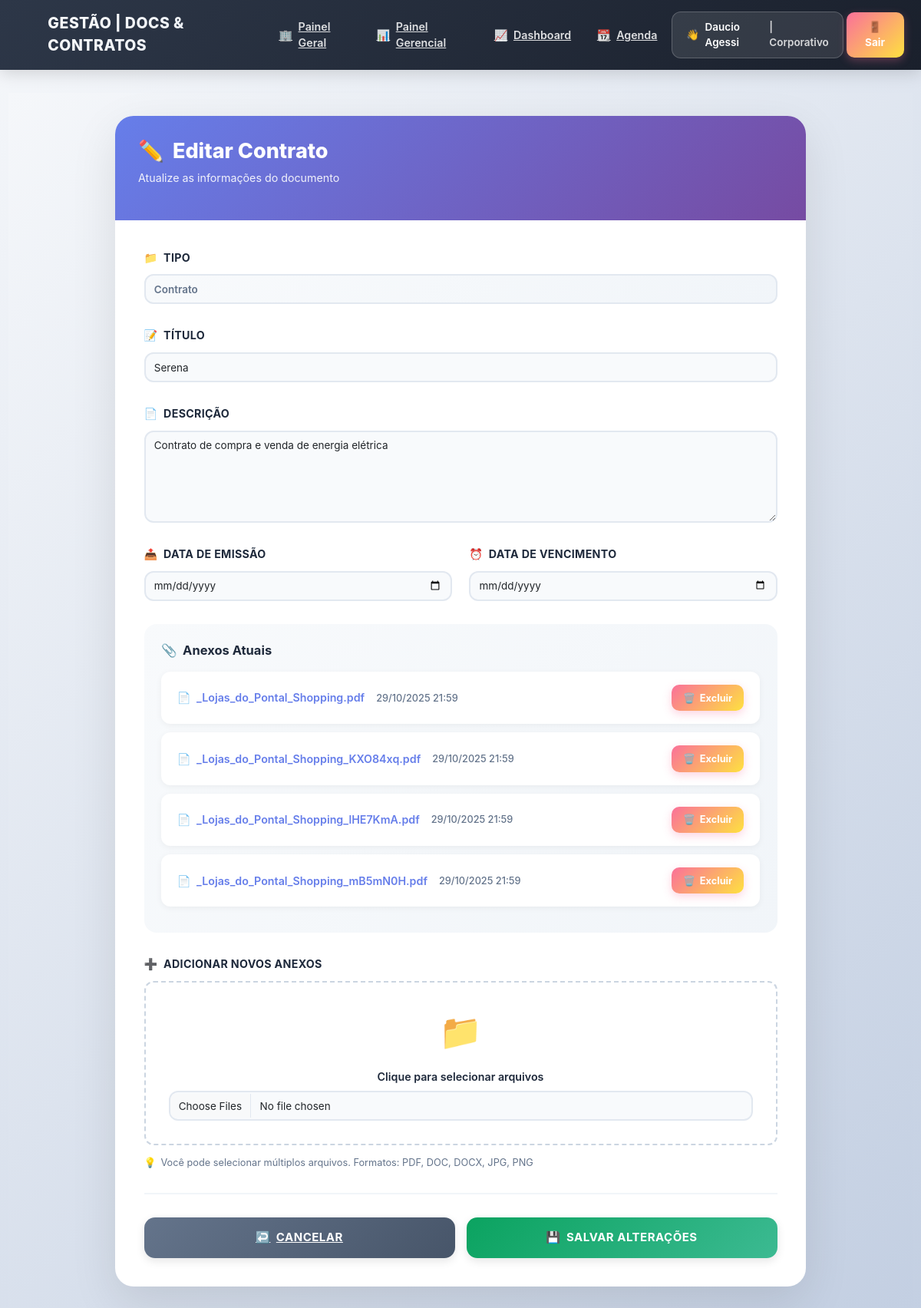
/documento/editar/contrato/7/ (signed in), run on the app's committed database.
### usuarios/models.py (models this page shows)
class Usuario(AbstractUser):
    shopping = models.ForeignKey(
        'documentos.Shopping',
        on_delete=models.SET_NULL,
        null=True,
        blank=True,
        related_name='usuarios'
    )

### documentos/models.py (models this page shows, shortened)
class RegistroDocumento(models.Model):
    TIPO_CHOICES = (
        ('documento', 'Documento'),
        ('contrato', 'Contrato'),
    )
    shopping = models.ForeignKey(Shopping, on_delete=models.CASCADE)
    titulo = models.CharField(max_length=100)
    tipo = models.CharField(max_length=20, choices=TIPO_CHOICES)
    descricao = models.TextField(blank=True, null=True)
    data_emissao = models.DateField()
    data_vencimento = models.DateField()
    enviado_por = models.ForeignKey(settings.AUTH_USER_MODEL, on_delete=models.SET_NULL, null=True)
    data_envio = models.DateTimeField(auto_now_add=True)
    status_aprovacao = models.CharField(max_length=20, default='pendente')
    aprovado_por = models.ForeignKey(settings.AUTH_USER_MODEL, on_delete=models.SET_NULL, null=True, related_name='aprovador', blank=True)
    data_aprovacao = models.DateTimeField(blank=True, null=True)
    motivo_reprovacao = models.TextField(blank=True, null=True)

class AnexoDocumento(models.Model):
    documento = models.ForeignKey(RegistroDocumento, on_delete=models.CASCADE, related_name='anexos')
    arquivo = models.FileField(upload_to='uploads/anexos/')
    data_upload = models.DateTimeField(auto_now_add=True)

### documentos/views.py (the view)
# urls.py: path('documento/editar/<str:tipo>/<int:doc_id>/', views.editar_documento, name='editar_documento'),
@login_required
def editar_documento(request, tipo, doc_id):
    doc = get_object_or_404(RegistroDocumento, id=doc_id)
    next_url = request.POST.get('next') if request.method == 'POST' else request.GET.get('next') or request.META.get('HTTP_REFERER')
    pode_editar = False
    user = request.user
    if user.is_superuser or user.groups.filter(name='Corporativo').exists():
        pode_editar = True
    elif user.groups.filter(name='Gestor').exists() and hasattr(user, 'perfil') and getattr(user.perfil, 'shopping', None) and doc.shopping_id == user.perfil.shopping_id:
        pode_editar = True
    elif doc.enviado_por_id == user.id:
        pode_editar = True
    if not pode_editar:
        messages.error(request, 'Você não tem permissão para editar este documento.')
        if next_url and url_has_allowed_host_and_scheme(next_url, allowed_hosts={request.get_host()}, require_https=request.is_secure()):
            return redirect(next_url)
        return redirect('detalhar_documento', tipo=doc.tipo, doc_id=doc.id)
    if request.method == 'POST':
        form = DocumentoForm(request.POST, instance=doc)
        novos_anexos = request.FILES.getlist('anexos')
        if form.is_valid():
            form.save()
            if novos_anexos:
                for arquivo in novos_anexos:
                    AnexoDocumento.objects.create(documento=doc, arquivo=arquivo)
                messages.success(request, f'✅ Documento atualizado com sucesso! {len(novos_anexos)} novo(s) anexo(s) adicionado(s).')
            else:
                messages.success(request, '✅ Documento atualizado com sucesso!')
            if next_url and url_has_allowed_host_and_scheme(next_url, allowed_hosts={request.get_host()}, require_https=request.is_secure()):
                return redirect(next_url)
            return redirect('detalhar_documento', tipo=doc.tipo, doc_id=doc.id)
    else:
        form = DocumentoForm(instance=doc)
    return render(request, 'documentos/editar_documento.html', {
        'form': form,
        'doc': doc,
        'hoje': date.today(),
        'hoje_plus_60': date.today() + timedelta(days=60),
        'tipo_objeto': tipo,  # necessário para o template
    })

### documentos/templates/documentos/editar_documento.html (shortened to what this page needs)
{% extends 'base.html' %}
{% load form_extras %}
{% block content %}
<div class="edit-wrapper">
  <div class="edit-container">
    <div class="edit-card">
      <div class="card-header-modern">
        <h1 class="header-title">
          <span>✏️</span>
          <span>Editar {{ tipo_objeto|title }}</span>
        </h1>
        <p class="header-subtitle">Atualize as informações do documento</p>
      </div>
      <div class="card-body-modern">
        <form method="post" enctype="multipart/form-data">
          <div class="form-group-modern">
            <label class="form-label-modern">
              <span>📁</span>
              <span>Tipo</span>
            </label>
            <input type="text" class="form-control form-control-modern" value="{{ tipo_objeto|title }}" disabled>
          </div>
          <div class="form-group-modern">
            <label class="form-label-modern">
              <span>📝</span>
              <span>Título</span>
            </label>
            {{ form.titulo|add_class:"form-control form-control-modern" }}
          </div>
          <div class="form-group-modern">
            <label class="form-label-modern">
              <span>📄</span>
              <span>Descrição</span>
            </label>
            {{ form.descricao|add_class:"form-control form-control-modern" }}
          </div>
          <div class="row">
            <div class="col-md-6">
              <div class="form-group-modern">
                <label class="form-label-modern">
                  <span>📤</span>
                  <span>Data de Emissão</span>
                </label>
                {{ form.data_emissao|add_class:"form-control form-control-modern" }}
              </div>
            </div>
            <div class="col-md-6">
              <div class="form-group-modern">
                <label class="form-label-modern">
                  <span>⏰</span>
                  <span>Data de Vencimento</span>
                </label>
                {{ form.data_vencimento|add_class:"form-control form-control-modern" }}
              </div>
            </div>
          </div>
          <div class="attachments-section">
            <div class="section-header">
              <span>📎</span>
              <span>Anexos Atuais</span>
            </div>
            {% if doc.anexos.all %}
              <div id="anexos-atuais">
                {% for anexo in doc.anexos.all %}
                  <div class="attachment-item" id="anexo-{{ anexo.id }}">
                    <div class="attachment-info">
                      <a href="{{ anexo.arquivo.url }}" target="_blank" class="attachment-link">
                        <span>📄</span>
                        <span>{{ anexo.arquivo.name|basename }}</span>
                      </a>
                      <span class="attachment-date">{{ anexo.data_upload|date:"d/m/Y H:i" }}</span>
                    </div>
                    <button type="button" class="btn-delete-attachment btn-excluir-anexo"
                            data-anexo-id="{{ anexo.id }}"
                            data-anexo-name="{{ anexo.arquivo.name|escapejs }}">
                      <span>🗑️</span>
                      <span>Excluir</span>
                    </button>
                  </div>
                {% endfor %}
              </div>
            {% else %}
              <div class="no-attachments" id="anexos-atuais">
                <p>📭 Nenhum anexo encontrado</p>
              </div>
            {% endif %}
          </div>
          <div class="form-group-modern">
            <label class="form-label-modern">
              <span>➕</span>
              <span>Adicionar Novos Anexos</span>
            </label>
            <div class="file-input-wrapper">
              <div class="file-input-custom">
                <div class="file-input-icon">📁</div>
                <div class="file-input-text">Clique para selecionar arquivos</div>
                <input type="file" name="anexos" class="form-control form-control-modern" multiple
                       accept=".pdf,.doc,.docx,.jpg,.jpeg,.png">
              </div>
            </div>
            <div class="form-text-modern">
              <span>💡</span>
              <span>Você pode selecionar múltiplos arquivos. Formatos: PDF, DOC, DOCX, JPG, PNG</span>
            </div>
          </div>
          <div class="action-buttons">
            {% if request.GET.next or request.META.HTTP_REFERER %}
              <a href="{{ request.GET.next|default:request.META.HTTP_REFERER }}" class="btn-modern btn-cancel">
                <span>↩️</span>
                <span>Cancelar</span>
              </a>
            {% else %}
              <a href="{% url 'detalhar_documento' tipo=tipo_objeto doc_id=doc.id %}" class="btn-modern btn-cancel">
                <span>↩️</span>
                <span>Cancelar</span>
              </a>
            {% endif %}
            <button type="submit" class="btn-modern btn-save">
              <span>💾</span>
              <span>Salvar Alterações</span>
            </button>
          </div>
        </form>
      </div>
    </div>
  </div>
</div>
{% endblock %}

### documentos/templates/base.html (shortened to what this page needs)
<!DOCTYPE html>
<html lang="pt-br">
<head>
  <link href="https://cdn.jsdelivr.net/npm/bootstrap@5.3.2/dist/css/bootstrap.min.css" rel="stylesheet">
  <link rel="stylesheet" href="https://cdn.jsdelivr.net/npm/bootstrap-icons@1.10.5/font/bootstrap-icons.css">
  {% load static %}
  <link rel="stylesheet" href="{% static 'css/base.css' %}">
</head>
<body>
  <nav class="navbar navbar-expand-lg navbar-modern">
    <div class="container-fluid px-3 px-md-4">
      <a class="navbar-brand-modern" href="{% url 'painel_redirect' %}">
        <span class="navbar-brand-icon">📋</span>
        <span>GESTÃO | DOCS & CONTRATOS</span>
      </a>
      {% if request.user.is_authenticated and request.path != '/accounts/login/' %}
      <div class="collapse navbar-collapse justify-content-end" id="navbarContent">
        <ul class="navbar-nav align-items-lg-center gap-1">
          {% with grupos=request.user.groups.all %}
            {% for g in grupos %}
                {% if g.name == "Gestor" %}
                <li class="nav-item">
                  <a class="nav-link-modern" href="{% url 'pendencias_gestor' %}">
                    <span>📋</span>
                    <span>Pendências</span>
                  </a>
                </li>
                <li class="nav-item">
                  <a class="nav-link-modern" href="{% url 'painel_documentos_gerencial' %}">
                    <span>📊</span>
                    <span>Painel Gerencial</span>
                  </a>
                </li>
                <li class="nav-item">
                  <a class="nav-link-modern" href="{% url 'dashboard_contratos' %}">
                    <span>📈</span>
                    <span>Dashboard</span>
                  </a>
                </li>
                <li class="nav-item">
                  <a class="nav-link-modern" href="{% url 'agenda_vencimentos' %}">
                    <span>📆</span>
                    <span>Agenda</span>
                  </a>
                </li>
                <li class="nav-item">
                  <a class="nav-link-modern" href="{% url 'detalhes_shopping' shopping_id=request.user.perfil.shopping.id %}">
                    <span>📄</span>
                    <span>Documentos</span>
                  </a>
                </li>
              {% elif g.name == "Corporativo" %}
                <li class="nav-item">
                  <a class="nav-link-modern" href="{% url 'painel_geral' %}">
                    <span>🏢</span>
                    <span>Painel Geral</span>
                  </a>
                </li>
                <li class="nav-item">
                  <a class="nav-link-modern" href="{% url 'painel_documentos_gerencial' %}">
                    <span>📊</span>
                    <span>Painel Gerencial</span>
                  </a>
                </li>
                <li class="nav-item">
                  <a class="nav-link-modern" href="{% url 'dashboard_contratos' %}">
                    <span>📈</span>
                    <span>Dashboard</span>
                  </a>
                </li>
                <li class="nav-item">
                  <a class="nav-link-modern" href="{% url 'agenda_vencimentos' %}">
                    <span>📆</span>
                    <span>Agenda</span>
                  </a>
                </li>
              {% endif %}
            {% endfor %}
          {% endwith %}
          <li class="nav-item">
            <div class="user-greeting-modern">
              <span>👋</span>
              <span>{{ request.user.get_full_name|default:request.user.username }}</span>
              {% if request.user.groups.first.name == "Usuario" and request.user.shopping %}
                <span style="opacity: 0.8;">| {{ request.user.shopping.nome }}</span>
              {% elif request.user.groups.first.name == "Gestor" and request.user.perfil and request.user.perfil.shopping %}
                <span style="opacity: 0.8;">| {{ request.user.perfil.shopping.nome }}</span>
              {% elif request.user.groups.first.name == "Corporativo" %}
                <span style="opacity: 0.8;">| Corporativo</span>
              {% endif %}
            </div>
          </li>
          <li class="nav-item">
            <form method="post" action="{% url 'logout' %}" class="d-inline">
              <button type="submit" class="btn btn-logout-modern">
                <span>🚪</span>
                <span>Sair</span>
              </button>
            </form>
          </li>
        </ul>
      </div>
      {% endif %}
    </div>
  </nav>
  <main class="container">
    {% block content %}{% endblock %}
  </main>
</body>
</html>

### data on the page
Usuario: user.get_full_name "Daucio Agessi"
RegistroDocumento: tipo "Contrato", titulo "Serena", descricao "Contrato de compra e venda de energia elétrica"
AnexoDocumento: arquivo.name|basename "_Lojas_do_Pontal_Shopping.pdf", data_upload "29/10/2025 21:59"
AnexoDocumento: arquivo.name|basename "_Lojas_do_Pontal_Shopping_KXO84xq.pdf", data_upload "29/10/2025 21:59"
AnexoDocumento: arquivo.name|basename "_Lojas_do_Pontal_Shopping_lHE7KmA.pdf", data_upload "29/10/2025 21:59"
AnexoDocumento: arquivo.name|basename "_Lojas_do_Pontal_Shopping_mB5mN0H.pdf", data_upload "29/10/2025 21:59"
